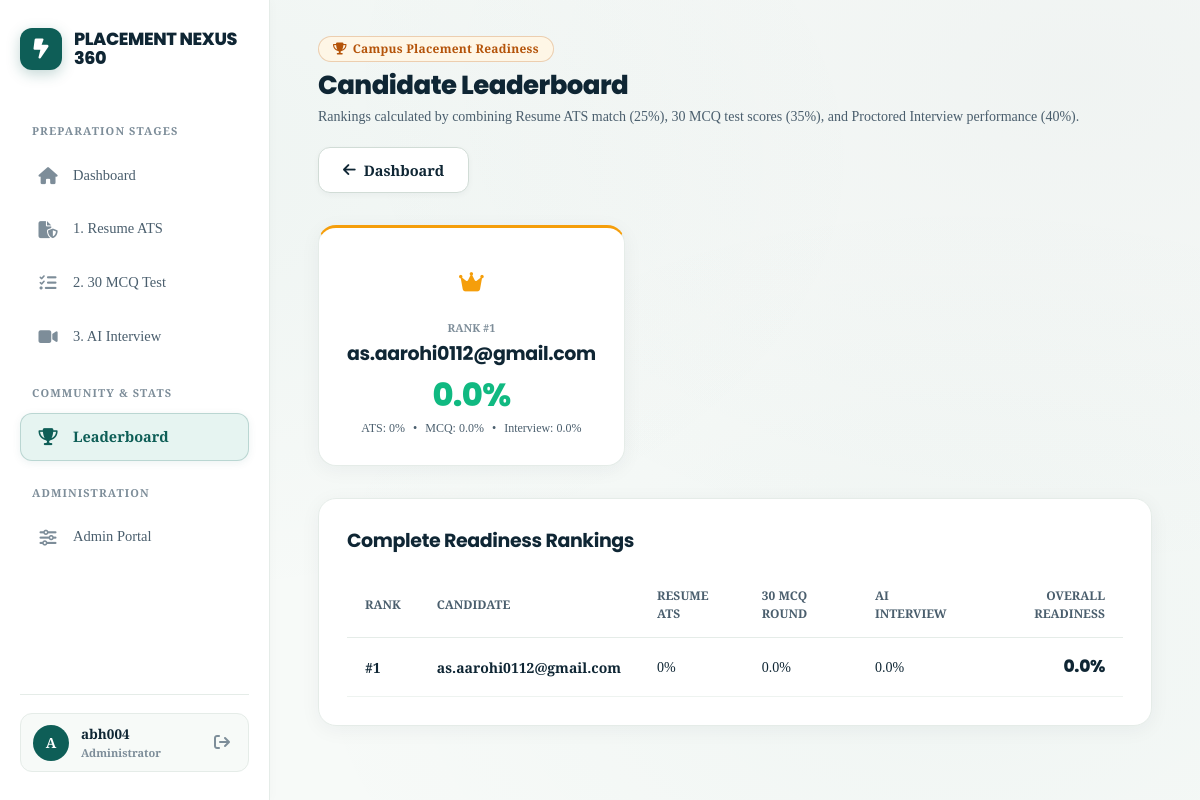
Before: /leaderboard/ (signed in) with the older database file.
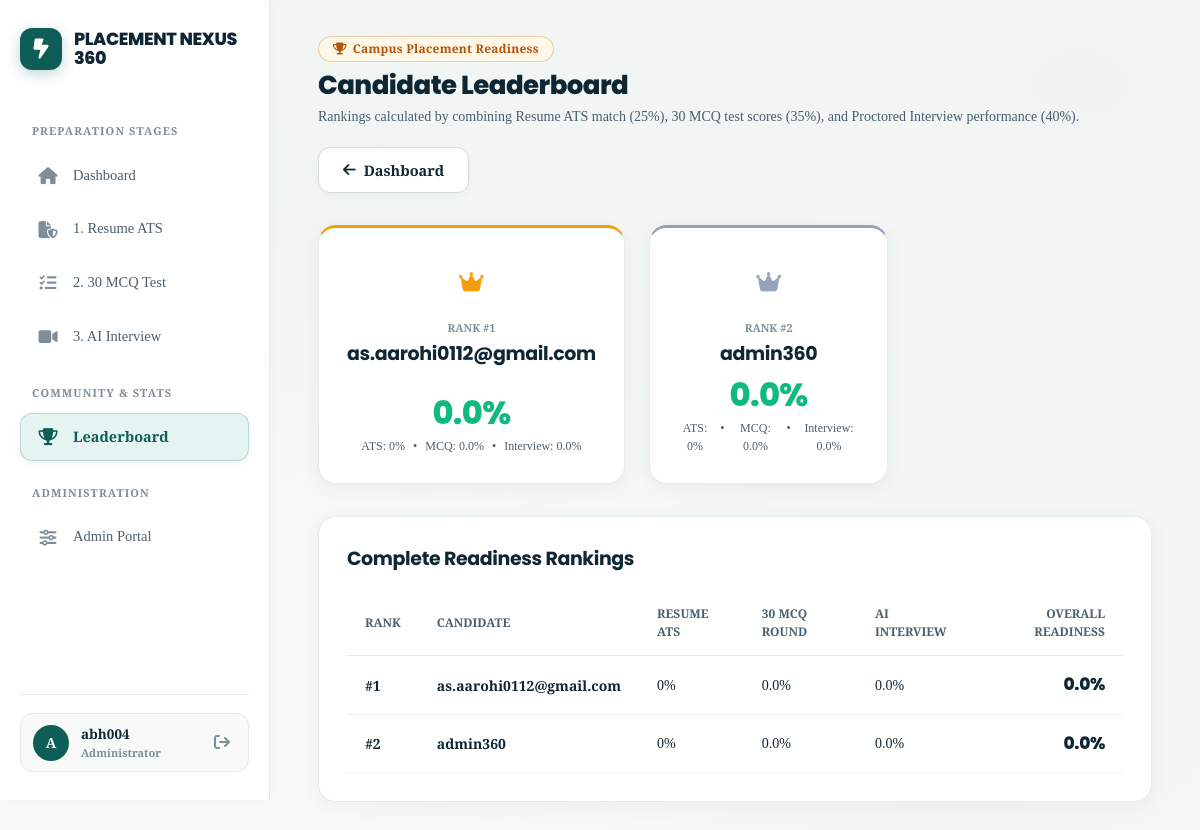
After: the same page with the newer database file.
### Placement/models.py (models this page shows, shortened)
class PlacementProgress(models.Model):
    user = models.OneToOneField(User, on_delete=models.CASCADE, related_name='placement_progress')
    resume_completed = models.BooleanField(default=False)
    resume_score = models.IntegerField(default=0)
    mock_passed = models.BooleanField(default=False)
    mock_score = models.FloatField(default=0)
    interview_passed = models.BooleanField(default=False)
    interview_score = models.FloatField(default=0)
    overall_readiness = models.FloatField(default=0)

### Placement/views.py (the view)
# urls.py: path('leaderboard/', views.leaderboard, name='leaderboard'),
@login_required
def leaderboard(request):
    progress_list = PlacementProgress.objects.select_related("user").order_by("-overall_readiness")[:20]
    return render(request, "leaderboard.html", {
        "leaderboard": progress_list,
        "top3": progress_list[:3],
        "others": progress_list[3:]
    })

### Placement/templates/leaderboard.html (shortened to what this page needs)
{% extends 'base.html' %}
{% load static %}
{% block content %}
<div class="topbar">
    <div class="topbar-title">
        <div class="badge badge-amber" style="margin-bottom: 8px;">
            <i class="fa-solid fa-trophy"></i> Campus Placement Readiness
        </div>
        <h1>Candidate Leaderboard</h1>
        <p>Rankings calculated by combining Resume ATS match (25%), 30 MCQ test scores (35%), and Proctored Interview performance (40%).</p>
    </div>
    <a href="{% url 'dashboard' %}" class="btn-secondary">
        <i class="fa-solid fa-arrow-left"></i> Dashboard
    </a>
</div>
<div class="grid-3" style="margin-bottom: 32px; align-items: stretch;">
    {% for p in top3 %}
        <div class="glass-card" style="text-align: center; border-top: 3px solid {% if forloop.counter == 1 %}#f59e0b{% elif forloop.counter == 2 %}#94a3b8{% else %}#b45309{% endif %}; display: flex; flex-direction: column; justify-content: space-between;">
            <div>
                <div style="width: 52px; height: 52px; border-radius: 50%; background: rgba(255, 255, 255, 0.08); display: flex; align-items: center; justify-content: center; margin: 0 auto 12px; font-size: 22px; color: {% if forloop.counter == 1 %}#f59e0b{% elif forloop.counter == 2 %}#94a3b8{% else %}#b45309{% endif %};">
                    <i class="fa-solid fa-crown"></i>
                </div>
                <div style="font-size: 11px; font-weight: 700; color: var(--text-muted); text-transform: uppercase;">Rank #{{ forloop.counter }}</div>
                <h3 style="font-size: 19px; color: white; margin: 4px 0 10px;">{{ p.user.username }}</h3>
            </div>
            <div>
                <div style="font-size: 32px; font-weight: 800; font-family: 'Outfit', sans-serif; color: #10b981; margin-bottom: 8px; line-height: 1;">
                    {{ p.overall_readiness }}%
                </div>
                <div style="display: flex; justify-content: center; gap: 8px; font-size: 12px; color: var(--text-secondary); margin-top: 8px;">
                    <span>ATS: {{ p.resume_score }}%</span> &bull;
                    <span>MCQ: {{ p.mock_score }}%</span> &bull;
                    <span>Interview: {{ p.interview_score }}%</span>
                </div>
            </div>
        </div>
    {% empty %}
        <div class="glass-card" style="grid-column: 1 / -1; text-align: center; color: var(--text-muted); padding: 36px;">
            No candidates ranked yet. Complete assessments to top the leaderboard!
        </div>
    {% endfor %}
</div>
<div class="glass-card" style="padding: 28px;">
    <h3 style="font-size: 19px; color: white; margin-bottom: 18px;">Complete Readiness Rankings</h3>
    <div style="overflow-x: auto;">
        <table style="width: 100%; border-collapse: collapse; text-align: left; font-size: 14px;">
            <thead>
                <tr style="border-bottom: 1px solid var(--border-subtle); color: var(--text-muted); font-size: 12px; text-transform: uppercase;">
                    <th style="padding: 14px 18px;">Rank</th>
                    <th style="padding: 14px 18px;">Candidate</th>
                    <th style="padding: 14px 18px;">Resume ATS</th>
                    <th style="padding: 14px 18px;">30 MCQ Round</th>
                    <th style="padding: 14px 18px;">AI Interview</th>
                    <th style="padding: 14px 18px; text-align: right;">Overall Readiness</th>
                </tr>
            </thead>
            <tbody>
                {% for p in leaderboard %}
                    <tr style="border-bottom: 1px solid rgba(255, 255, 255, 0.04); transition: background 0.2s;" onmouseover="this.style.background='rgba(255,255,255,0.03)'" onmouseout="this.style.background='transparent'">
                        <td style="padding: 16px 18px; font-weight: 700; color: {% if forloop.counter <= 3 %}#f59e0b{% else %}var(--text-muted){% endif %}; vertical-align: middle;">
                            #{{ forloop.counter }}
                        </td>
                        <td style="padding: 16px 18px; font-weight: 600; color: white; vertical-align: middle;">
                            {{ p.user.username }}
                        </td>
                        <td style="padding: 16px 18px; color: var(--text-secondary); vertical-align: middle;">
                            {{ p.resume_score }}%
                        </td>
                        <td style="padding: 16px 18px; color: var(--text-secondary); vertical-align: middle;">
                            {{ p.mock_score }}%
                        </td>
                        <td style="padding: 16px 18px; color: var(--text-secondary); vertical-align: middle;">
                            {{ p.interview_score }}%
                        </td>
                        <td style="padding: 16px 18px; text-align: right; font-weight: 800; font-family: 'Outfit', sans-serif; font-size: 17px; color: #10b981; vertical-align: middle;">
                            {{ p.overall_readiness }}%
                        </td>
                    </tr>
                {% empty %}
                    <tr>
                        <td colspan="6" style="text-align: center; padding: 28px; color: var(--text-muted);">
                            No assessment records found.
                        </td>
                    </tr>
                {% endfor %}
            </tbody>
        </table>
    </div>
</div>
{% endblock %}

### Placement/templates/base.html (shortened to what this page needs)
{% load static %}
<!DOCTYPE html>
<html lang="en">
<head>
    <link rel="stylesheet" href="https://cdnjs.cloudflare.com/ajax/libs/font-awesome/6.5.1/css/all.min.css">
    <link rel="stylesheet" href="{% static 'css/global.css' %}">
</head>
<body>
    <div class="app-wrapper" style="{% if not user.is_authenticated %}flex-direction: column;{% endif %}">
        {% if user.is_authenticated %}
        <aside class="sidebar">
            <a href="{% url 'dashboard' %}" class="logo-container">
                <div class="logo-icon">
                    <i class="fa-solid fa-bolt-lightning"></i>
                </div>
                <div>
                    <div class="logo-text">PLACEMENT NEXUS 360</div>
                </div>
            </a>
            <nav class="menu">
                <div class="nav-section-title">Preparation Stages</div>
                <a href="{% url 'dashboard' %}" class="{% if request.resolver_match.url_name == 'dashboard' %}active{% endif %}">
                    <i class="fa-solid fa-house"></i> Dashboard
                </a>
                <a href="{% url 'dashboard' %}#resume-section" class="{% if request.resolver_match.url_name == 'resume_result' %}active{% endif %}">
                    <i class="fa-solid fa-file-shield"></i> 1. Resume ATS
                </a>
                <a href="{% url 'select_tech' %}" class="{% if request.resolver_match.url_name in 'select_tech,take_test,test_result' %}active{% endif %}">
                    <i class="fa-solid fa-list-check"></i> 2. 30 MCQ Test
                </a>
                <a href="{% url 'ai_interview' %}" class="{% if request.resolver_match.url_name in 'ai_interview,live_interview,interview_result' %}active{% endif %}">
                    <i class="fa-solid fa-video"></i> 3. AI Interview
                </a>
                <div class="nav-section-title">Community & Stats</div>
                <a href="{% url 'leaderboard' %}" class="{% if request.resolver_match.url_name == 'leaderboard' %}active{% endif %}">
                    <i class="fa-solid fa-trophy"></i> Leaderboard
                </a>
                {% if user.is_staff or user.is_superuser %}
                    <div class="nav-section-title">Administration</div>
                    <a href="{% url 'admin_home' %}" class="{% if request.resolver_match.url_name in 'admin_home,add_job' %}active{% endif %}">
                        <i class="fa-solid fa-sliders"></i> Admin Portal
                    </a>
                {% endif %}
            </nav>
            <div class="sidebar-footer">
                <div class="user-mini-card">
                    <div class="user-mini-avatar">
                        {{ user.username|slice:":1"|upper }}
                    </div>
                    <div class="user-mini-info">
                        <div class="user-mini-name">{{ user.username }}</div>
                        <div class="user-mini-role">
                            {% if user.is_staff or user.is_superuser %}
                                <span style="color: var(--accent-cyan); font-weight: 600;">Administrator</span>
                            {% else %}
                                {{ user.email|truncatechars:18 }}
                            {% endif %}
                        </div>
                    </div>
                    <a href="{% url 'logout' %}" title="Logout" style="color: var(--text-muted); text-decoration: none; padding: 6px;">
                        <i class="fa-solid fa-arrow-right-from-bracket"></i>
                    </a>
                </div>
            </div>
        </aside>
        {% endif %}
        <main class="{% if user.is_authenticated %}main{% else %}main-public{% endif %}">
            {% block content %}{% endblock %}
        </main>
    </div>
</body>
</html>

Changed rows visible on the page:
added PlacementProgress: user.username "admin360", overall_readiness "0.0", resume_score "0", mock_score "0.0", interview_score "0.0"
